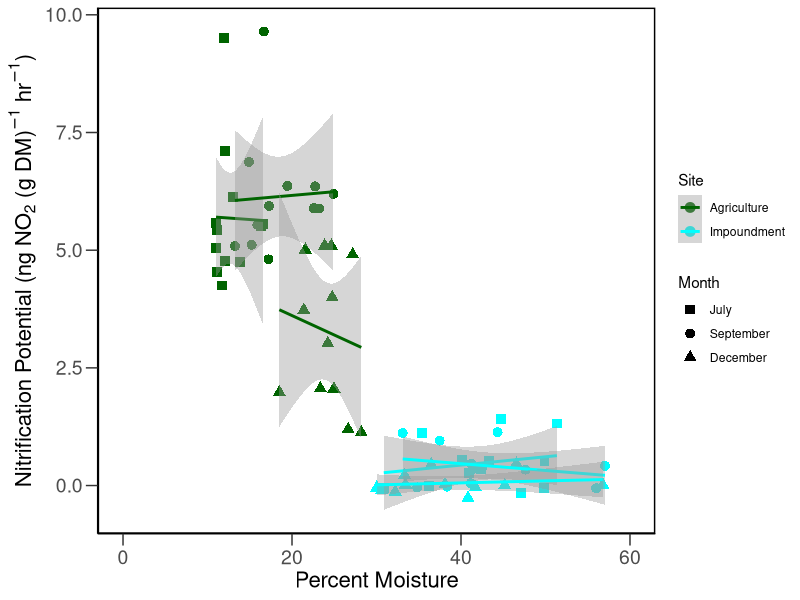

This chart was generated by the following R code: (Note: this script raises an error after producing the figure.)
## ---- chunk 1
#PC - set WD manually by Session -> Set Working Directory -> Choose Directory...
if(Sys.info()[1] == "Darwin"){
  setwd("~/GitHub/Mattamuskeet_Hydrology/analyses/")
} else {
  # setwd(choose.dir())
}
rm(list = ls())

#load req'd packages
require("vegan")
require("dplyr")
require("nlme")
require("reshape2")
require("ggplot2")
require("ade4")
require("knitr")

# set std err
se <- function(x, ...) {
sd(x, na.rm = TRUE)/sqrt(length(na.omit(x)))
}
ci <- function(x, ...) {
1.96 * sd(x, na.rm = TRUE)
}
## ---- chunk 2
# load data file 
master <- read.csv("../data/2017_Mattamuskeet_SoilBiogeo.csv")
dim(master)

#Mean center all continuous variables
#master$Moisture = master$Moisture- mean(master$Moisture)
#master$ugNH4.gDM = master$ugNH4.gDM- mean(master$ugNH4.gDM)
#master$ugNO3.gDM = master$ugNO3.gDM- mean(master$ugNO3.gDM)

## ---- chunk 3
#NITRIFICATION
#assessing the effect of site and all variables on all N rates
results = lm(nitrification ~ Site + Moisture, data = master)
summary(results)

results = lm(nitrification ~ Site + ugNH4.gDM, data = master)
summary(results)

results = lm(nitrification ~ Site + Date, data = master)
summary(results)


results = lm(nitrification ~ Site + Hydrology, data = master)
summary(results)

#NITRIFICATION INTERACTIONS

results = lm(nitrification ~ Site * Moisture, data = master)
summary(results)


results = lm(nitrification ~ Site * ugNH4.gDM, data = master)
summary(results)

results = lm(nitrification ~ Site * Date, data = master)
summary(results)

results = lm(nitrification ~ Site * Hydrology, data = master)
summary(results)

#NITRIFICATION Multiple TERMS MODEL

results = lm(nitrification ~ Site + Date + Moisture + ugNH4.gDM , data = master)
summary(results)

#NITRIFICATION Multiple TERMS MODEL WITH INTERACTIONS


results = lm(nitrification ~ Site * Date  + ugNH4.gDM, data = master)
summary(results)

results = lm(nitrification ~ Site * Moisture + Date + ugNH4.gDM, data = master)
summary(results)

results = lm(nitrification ~ Site * ugNH4.gDM + Moisture + Date , data = master)
summary(results)
## ---- chunk 4
p <- ggplot(master, aes(x=Moisture, y=nitrification, shape=as.factor(Month), color=as.factor(Site)))+scale_shape_manual(name="Month", values=c(15,16,17), labels=c("July","September","December"))+scale_color_manual(name="Site", values=c("darkgreen","cyan"), labels = c("Agriculture", "Impoundment")) +  geom_point(size=3) + scale_x_continuous(limits=c(0,60))
p1=p+geom_smooth(method="lm")
p1 + theme_bw() + theme(panel.grid.major = element_blank(), panel.grid.minor = element_blank(), axis.line = element_line(colour = "black")) +theme(axis.title=element_text(vjust=1,size=16), axis.text=element_text(size=14), axis.text.x = element_text(vjust=0.65, hjust=0.5, size=14), panel.border = element_rect(colour = "black",size=1)) + theme(axis.ticks.length=unit(0.3,"cm")) + labs(x = "Percent Moisture", y = (expression(paste("Nitrification Potential (ng NO"[2]," (g DM)"^-{1}," hr"^-{1},")")))) + theme(strip.text.x = element_text(size=16, face="bold"), strip.text.y = element_text(size=16, face="bold"), strip.background = element_rect(colour="black", fill="white", size=1))

ggsave("../figures/nitrification.pdf", plot=last_plot(), device=NULL, path=NULL, scale=1, width=NA, height=NA, dpi=300, limitsize=TRUE)
## ---- chunk 5
#DENITRIFICATION


results = lm(denitrification ~ Site + Moisture , data = master)
summary(results)

results = lm(denitrification ~ Site  + ugNO3.gDM, data = master)
summary(results)

results = lm(denitrification ~ Site + Date, data = master)
summary(results)

results = lm(denitrification ~ Site + Hydrology, data = master)
summary(results)


#DENITRIFICATION INTERACTIONS

results = lm(denitrification ~ Site * Moisture , data = master)
summary(results)

results = lm(denitrification ~ Site * ugNO3.gDM, data = master)
summary(results)

results = lm(denitrification ~ Site * Date, data = master)
summary(results)

results = lm(denitrification ~ Site * Hydrology, data = master)
summary(results)

#DENITRIFICATION Multiple TERMS MODEL

results = lm(denitrification ~ Site + Date  + Moisture , data = master)
summary(results)

#DENITRIFICATION Multiple TERMS MODEL WITH INTERACTIONS

results = lm(denitrification ~ Site * Date + Moisture + ugNO3.gDM, data = master)
summary(results)

results = lm(denitrification ~ Site * Moisture + Date + ugNO3.gDM, data = master)
summary(results)

results = lm(denitrification ~ Site * ugNO3.gDM + Moisture + Date , data = master)
summary(results)

results = lm(denitrification ~ Site * ugNO3.gDM + Moisture , data = master)
summary(results)


## ---- chunk 6
p <- ggplot(master, aes(x=Moisture, y=denitrification, shape=as.factor(Month), color=as.factor(Site)))+scale_shape_manual(name="Month", values=c(15,16,17), labels=c("July","September","December"))+scale_color_manual(name="Site", values=c("darkgreen","cyan"), labels = c("Agriculture", "Impoundment")) +  geom_point(size=3) + scale_x_continuous(limits=c(0,60))
p1=p+geom_smooth(method="lm")
p1 + theme_bw() + theme(panel.grid.major = element_blank(), panel.grid.minor = element_blank(), axis.line = element_line(colour = "black")) +theme(axis.title=element_text(vjust=1,size=16), axis.text=element_text(size=14), axis.text.x = element_text(vjust=0.65, hjust=0.5, size=14), panel.border = element_rect(colour = "black",size=1)) + theme(axis.ticks.length=unit(0.3,"cm")) + labs(x = "Percent Moisture", y = (expression(paste("Denitrification Potential (ng N"[2],"O (g DM)"^-{1}," hr"^-{1},")")))) + theme(strip.text.x = element_text(size=16, face="bold"), strip.text.y = element_text(size=16, face="bold"), strip.background = element_rect(colour="black", fill="white", size=1))

ggsave("../figures/denitrification.pdf", plot=last_plot(), device=NULL, path=NULL, scale=1, width=NA, height=NA, dpi=300, limitsize=TRUE)
## ---- chunk 7
#NMineralization

results = lm(Nmineralization ~ Site + Moisture, data = master)
summary(results)

results = lm(Nmineralization ~ Site + ugNO3.gDM , data = master)
summary(results)

results = lm(Nmineralization ~ Site + Date, data = master)
summary(results)

results = lm(Nmineralization ~ Site + Hydrology, data = master)
summary(results)

#NMineralization INTERACTIONS

results = lm(Nmineralization ~ Site * Moisture, data = master)
summary(results)

results = lm(Nmineralization ~ Site * ugNH4.gDM, data = master)
summary(results)

results = lm(Nmineralization ~ Site * Date, data = master)
summary(results)

results = lm(Nmineralization ~ Site * Hydrology, data = master)
summary(results)

#NMINERALIZATION Multiple TERMS MODEL

results = lm(Nmineralization ~ Site + Date  + Moisture + ugNH4.gDM, data = master)
summary(results)

#NMINERALIZATION Multiple TERMS MODEL WITH INTERACTIONS


#N-min
results = lm(Nmineralization ~ Site * Date + ugNH4.gDM + Moisture, data = master)
summary(results)


#N-min
results = lm(Nmineralization ~ Site * Moisture + Date + ugNH4.gDM, data = master)
summary(results)

results = lm(Nmineralization ~ Site * ugNH4.gDM + Moisture + Date , data = master)
summary(results)

## ---- chunk 8
p <- ggplot(master, aes(x=Moisture, y=Nmineralization, shape=as.factor(Month), color=as.factor(Site)))+scale_shape_manual(name="Month", values=c(15,16,17), labels=c("July","September","December"))+scale_color_manual(name="Site", values=c("darkgreen","cyan"), labels = c("Agriculture", "Impoundment")) +  geom_point(size=3) + scale_x_continuous(limits=c(0,60))
p1=p+geom_smooth(method="lm")
p1 + theme_bw() + theme(panel.grid.major = element_blank(), panel.grid.minor = element_blank(), axis.line = element_line(colour = "black")) +theme(axis.title=element_text(vjust=1,size=16), axis.text=element_text(size=14), axis.text.x = element_text(vjust=0.65, hjust=0.5, size=14), panel.border = element_rect(colour = "black",size=1)) + theme(axis.ticks.length=unit(0.3,"cm")) + labs(x = "Percent Moisture", y=expression(paste("Nitrogen Mineralization (", mu,'g ',NH[4]^{'+'},' - N ',g^{-1},' soil)'))) + theme(strip.text.x = element_text(size=16, face="bold"), strip.text.y = element_text(size=16, face="bold"), strip.background = element_rect(colour="black", fill="white", size=1))

ggsave("../figures/Nmineralization.pdf", plot=last_plot(), device=NULL, path=NULL, scale=1, width=NA, height=NA, dpi=300, limitsize=TRUE)
## ---- chunk 9
# load data file 
meso <- read.csv("../data/2017_Matt_Mesocosm_Nitrogen.csv")
dim(meso)
## ---- chunk 10
# load data file 
library(dplyr)
library(tidyr)

meso.new <- meso %>% group_by(Sample.Date,Ret_Time, Treatment) %>% 
  summarise(avgTKN = mean(TKN, na.rm=TRUE),
            avgNH3N = mean(NH3N, na.rm=TRUE),
            avgNO3N = mean(NO3N, na.rm=TRUE),
            avgON = mean(ON, na.rm=TRUE)) 

#how do we get Ndiff (Treatment$Treatment-Treatment$Control) for columns avgTKN, avgNH3N, avgNO3N, avgON
